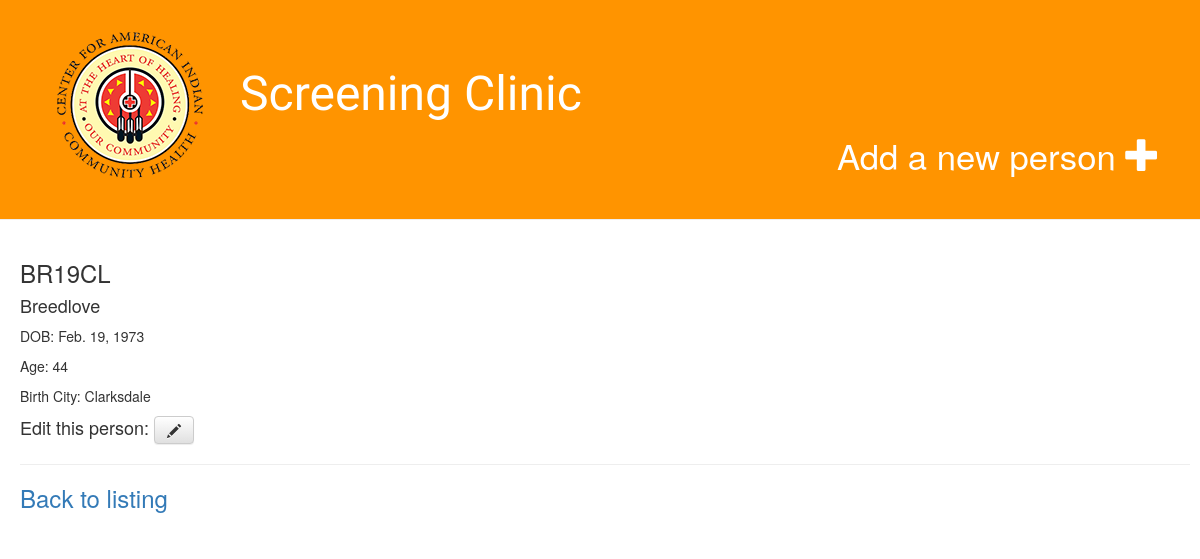
The page /person/1/ (signed in) on the database its author committed.
### demo/models.py (models this page shows, shortened)
class Person(models.Model):
    unique_id = models.CharField(max_length=6, blank=True)
    maiden_name = models.CharField(max_length=25)
    birth_date = models.DateField()
    city_of_birth = models.CharField(max_length=25)
    @property
    def age(self):
        today = date.today()
        return today.year - self.birth_date.year - ((today.month, today.day) < (self.birth_date.month, self.birth_date.day))

### demo/views.py (the view)
# urls.py: url(r'^person/(?P<pk>\d+)/$', views.demo_detail, name='demo_detail'),
@login_required
def demo_detail(request, pk):
    person = get_object_or_404(Person, pk=pk)
    return render(request, 'demo/demo_detail.html', {'person': person})

### demo/templates/demo/demo_detail.html
{% extends 'demo/base.html' %}
{% block content %}
    <div class="person">
        <h3>{{ person.unique_id }}</h3>
        <h4>{{ person.maiden_name }}</h4>
        <p>DOB: {{ person.birth_date }}</p>
        <p>Age: {{ person.age }}</p>
        <p>Birth City: {{ person.city_of_birth }}</p>
        {% if user.is_authenticated %}
        <h4>Edit this person: <a class="btn btn-default" href="{% url 'demo_edit' pk=person.pk %}"><span class="glyphicon glyphicon-pencil"></span></a></h4>
        {% endif %}
        <hr>
     <h3><a href="{% url 'demo_list' %}">Back to listing</a></h3>
    </div>
{% endblock %}

### demo/static/css/demo.css (style rules this page uses)
.person { margin-bottom: 20px; }
.person h3 a, .person h3 a:visited, .person h3 a:hover { text-decoration: none; }

### rows shown on the page
Person: unique_id "BR19CL", maiden_name "Breedlove", birth_date "Feb. 19, 1973", age "44", city_of_birth "Clarksdale"
